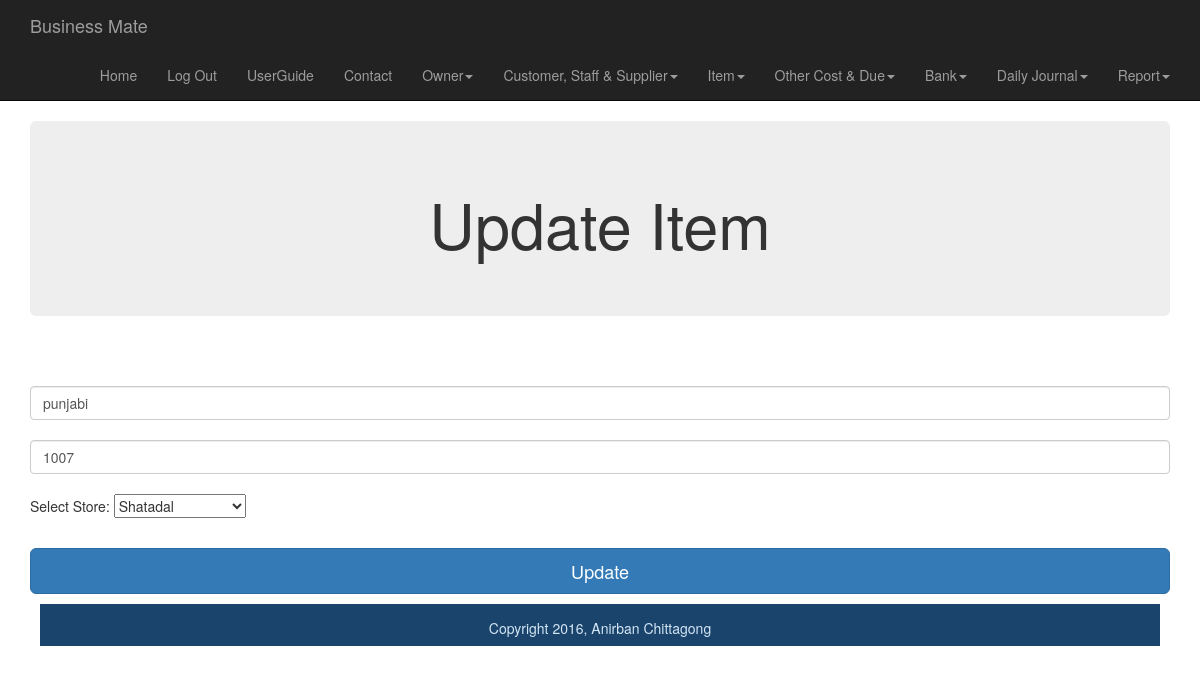
The page /smart_shop/item_section/itementryupdate.php?id=1 (signed in) on the database its author committed.
### tables this page shows
CREATE TABLE IF NOT EXISTS `item` (
  `id` int(11) NOT NULL AUTO_INCREMENT,
  `name` varchar(200) NOT NULL,
  `userId` int(11) NOT NULL,
  `quantity` int(11) NOT NULL,
  `store_id` int(11) NOT NULL,
  `sell_price` int(11) NOT NULL,
  `buy_price` int(11) NOT NULL,
  PRIMARY KEY (`id`)
);

CREATE TABLE IF NOT EXISTS `store` (
  `id` int(11) NOT NULL AUTO_INCREMENT,
  `name` varchar(200) NOT NULL,
  `address` varchar(200) NOT NULL,
  `contact_number` varchar(100) NOT NULL,
  `userId` int(11) NOT NULL,
  PRIMARY KEY (`id`)
);

### smart_shop/dbGeneralFunctions.php (called while the page is built, shortened)
<?php
	function get_store_by_id($id) {
		$connection =mysql_connect(DB_SERVER,DB_USER,DB_PASS);
		 $db_select=mysql_select_db(DB_NAME,$connection);
		 $user_id=$_SESSION['userId'];
		$query = "SELECT *
				FROM store WHERE userId = {$user_id} AND id = {$id}";
		$supplier_set = mysql_query($query, $connection);
		return $supplier_set;
	}
	function get_item_by_id($item_id) {
		$connection =mysql_connect(DB_SERVER,DB_USER,DB_PASS);
		 $db_select=mysql_select_db(DB_NAME,$connection);
		 $user_id=$_SESSION['userId'];
		$query = "SELECT *
				FROM item WHERE userId = {$user_id} AND id = {$item_id} ";
		$result_set = mysql_query($query, $connection);
		return $result_set;
	}
?>

### smart_shop/item_section/itementryupdate.php (the view, shortened to what this page needs)
<?php include("..\dbGeneralFunctions.php"); ?>
<?php include("../includes/header.php"); ?>
	<div class="container">
		<div class="jumbotron">
		<h1>Update Item</h1>
		<?php
		$item_id=$_GET["id"];
		$entry_set=get_item_by_id($item_id);
		$entry= mysql_fetch_array($entry_set);
		?>
		</div>
	</div>
	 <div class="container">
		 <form class="form-signin" method="post" action="itementryupdate.php">
        <input name="name" class="form-control" placeholder="Item Name" required="" autofocus="" value="<?php echo $entry["name"]?>">
         <input name="sell_price" class="form-control" placeholder="Item Sell Price" required="" autofocus="" value="<?php echo $entry["sell_price"]?>">
		<p>Select Store:
		<select name="store_id">
		<?php
		$store_set=get_store_by_id($entry["store_id"]);
				$store= mysql_fetch_array($store_set);?>
		<option value="<?php echo $entry["store_id"]?>"><?php echo $store["name"]?></option>
		</select>
		</p></br>
        <button class="btn btn-lg btn-primary btn-block" type="submit" name="submit">Update</button>
      </form>
	<div id="footer">Copyright 2016, Anirban Chittagong</div>
	</body>
</html>

### smart_shop/css/styles.css (style rules this page uses)
.jumbotron { text-align:center; }
#footer { height: 3em; margin: 10px; padding: 1em; text-align: center; background: #1A446C; color: #D4E6F4; clear:both; }

### rows shown on the page
item: name "punjabi", sell_price "1007"
store: store_id "Shatadal"
